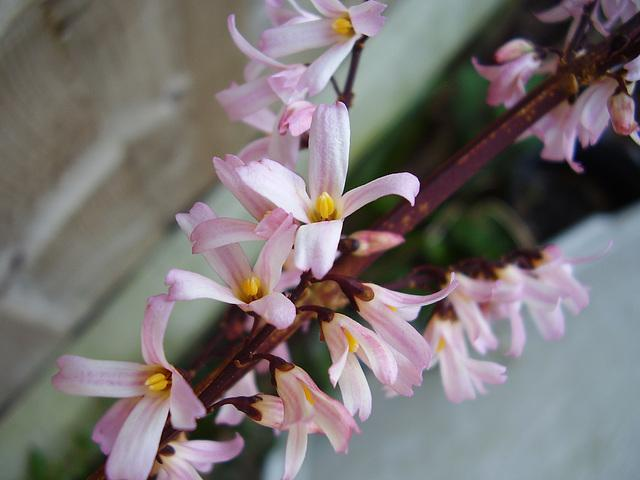
#> input picture python-code/opengl-learning/resources/images/f2.jpg, 640 x 480 px, found by its file name
$ jupyter execute '10-最低有效位盲水印.ipynb'   (shell and % lines are left out)
#> lines starting #> are read from the running program, lines starting #| are printed output that depends on the picture
# 最低有效位盲水印

[cell 1]
from scipy import signal
import numpy as np
import cv2
import matplotlib.pyplot as plt
import math

[cell 2]
src = cv2.imread('../datas/f2.jpg')
#> src is the input picture: shape (480, 640, 3); mean B, G, R 114.3, 114.2, 120.8
gray = cv2.imread('../datas/f2.jpg',0)
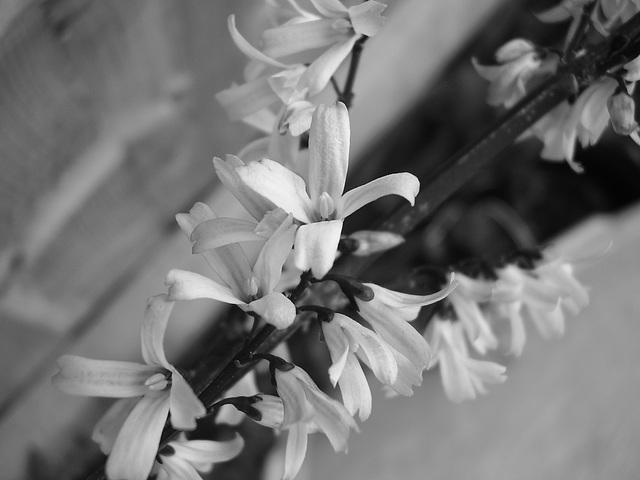
#> gray: shape (480, 640); min 0, max 254, mean 116.2
rgb = cv2.cvtColor(src,cv2.COLOR_BGR2RGB)
mask_img = cv2.imread('../datas/f1.jpg')
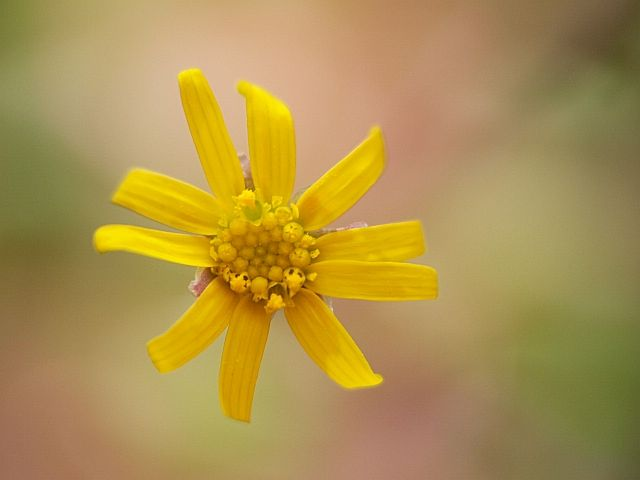
#> input picture datas/f1.jpg, 640 x 480 px
#> mask_img is the input picture: shape (480, 640, 3); mean B, G, R 78.8, 145.8, 173.2
mask_img = cv2.cvtColor(mask_img,cv2.COLOR_BGR2RGB)

[cell 3]
channel_r = rgb[:,:,0]
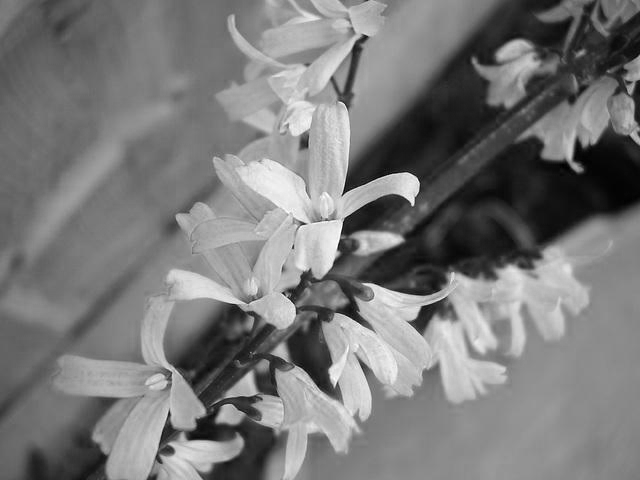
#> channel_r: shape (480, 640); min 0, max 255, mean 120.8
channel_g = rgb[:,:,1]
channel_b = rgb[:,:,2]
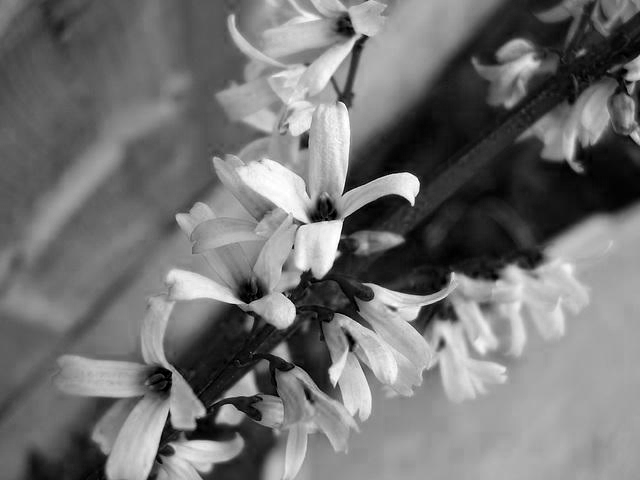
#> channel_b: shape (480, 640); min 0, max 255, mean 114.3

[cell 4]
th,wm_img = cv2.threshold(mask_img,127,1,cv2.THRESH_BINARY)
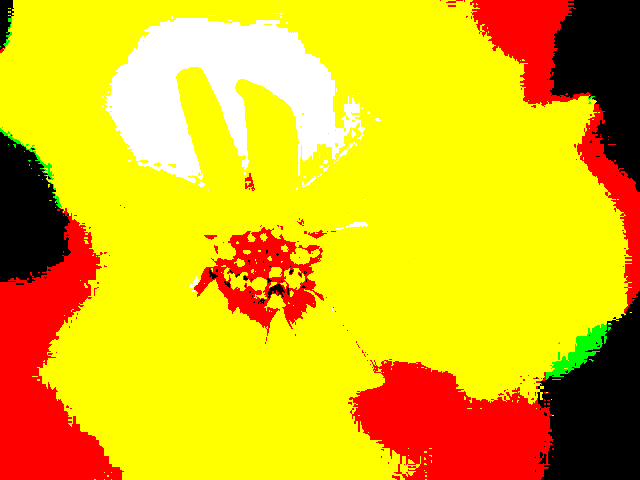
#> wm_img: shape (480, 640, 3); mean R, G, B 0.892, 0.738, 0.0728; drawn with 1 as white
temp = np.ones(mask_img.shape,dtype=rgb.dtype)
temp.fill(254)
#> temp: shape (480, 640, 3); every value is 254
t = np.ones(mask_img.shape,dtype=rgb.dtype)

[cell 5]
# 第一个通道与temp按位与运算，只保留第一个通道的高7位，最低位为0
emsrc = cv2.bitwise_and(rgb,temp)
# 将水印嵌入图像的最低位
emsrc = cv2.bitwise_or(emsrc,wm_img)

[cell 6]
plt.imshow(emsrc,'gray')

[cell 7]
dst = rgb - emsrc
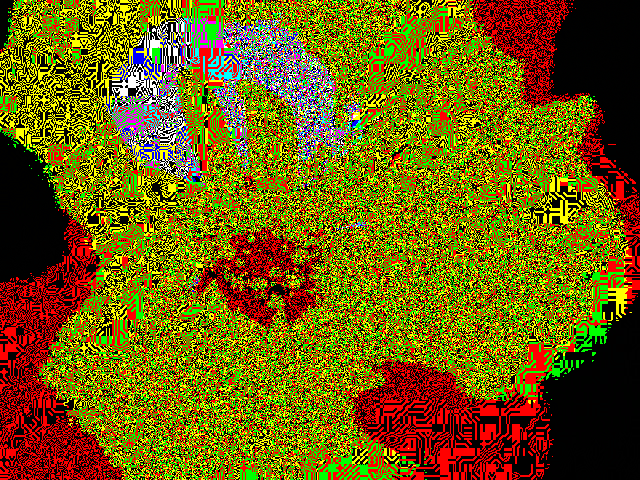
#> dst: shape (480, 640, 3); mean R, G, B 113.8, 94.1, 9.6
dst[dst < 0] = 0
plt.imshow(dst)

[cell 8]
# 提取
extractsrc = cv2.bitwise_and(emsrc,t)
extractsrc = cv2.bitwise_and(extractsrc,emsrc)
extractsrc = 255 * extractsrc
